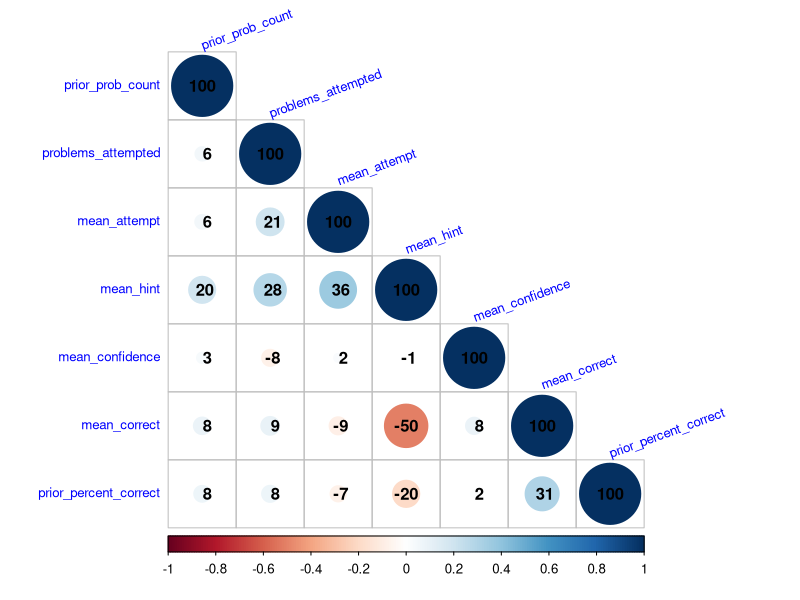
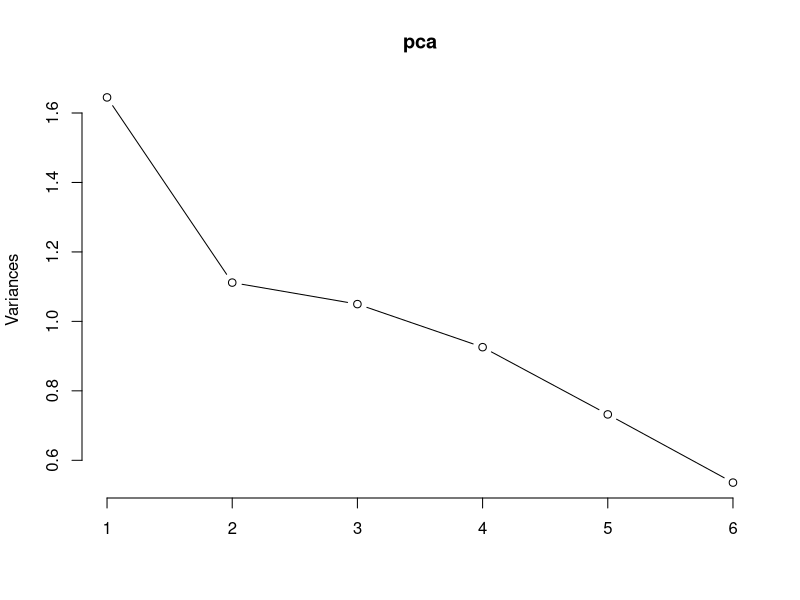
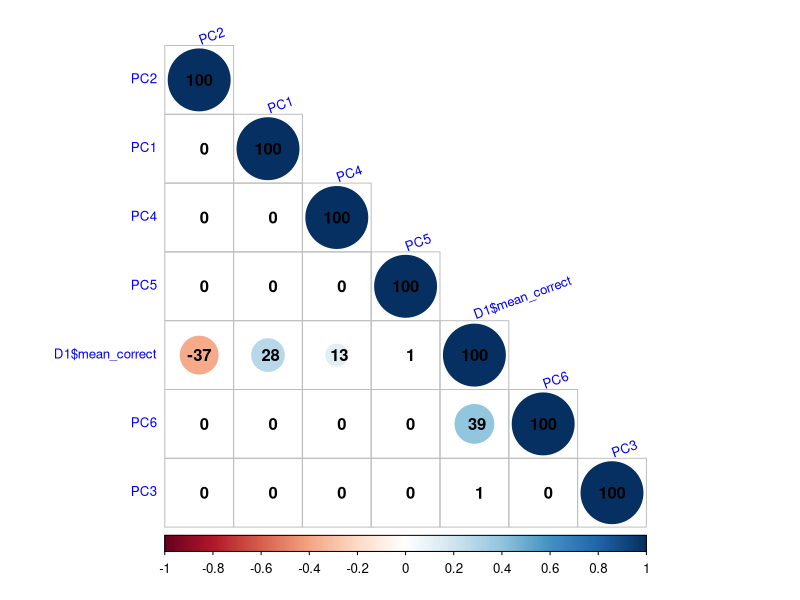
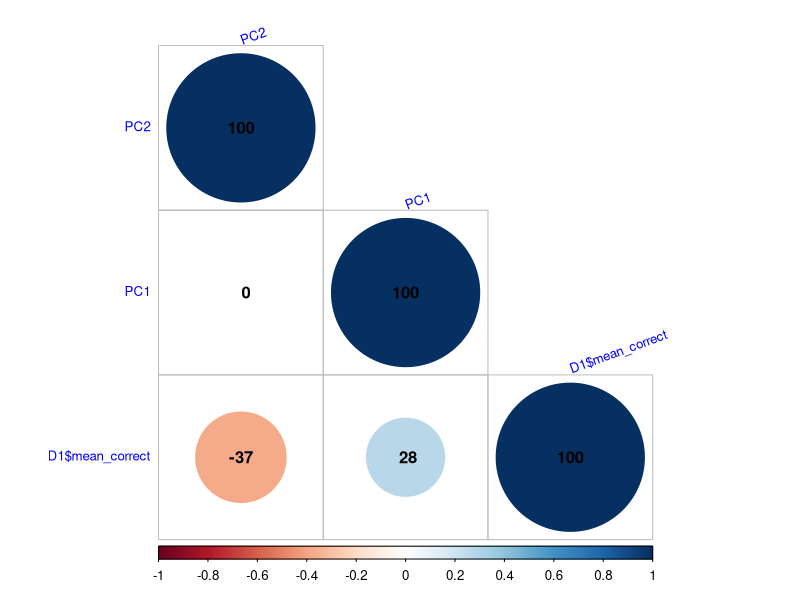
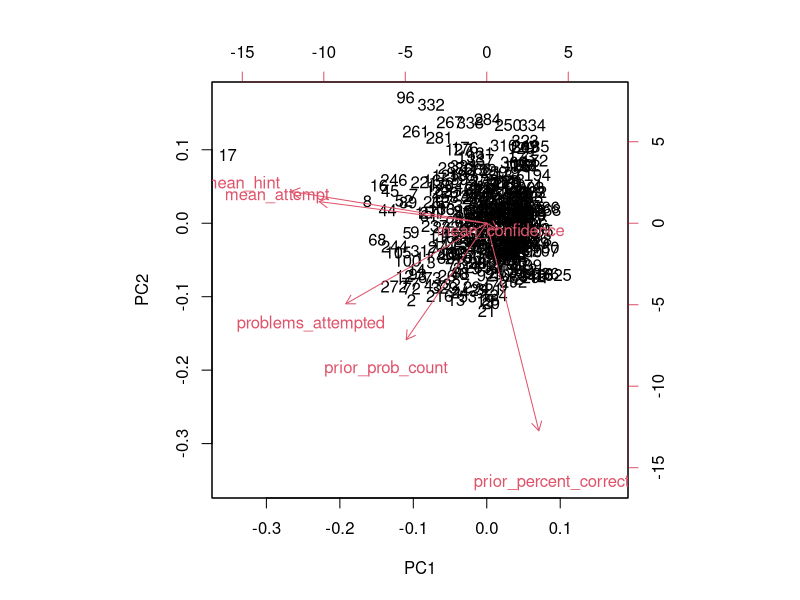
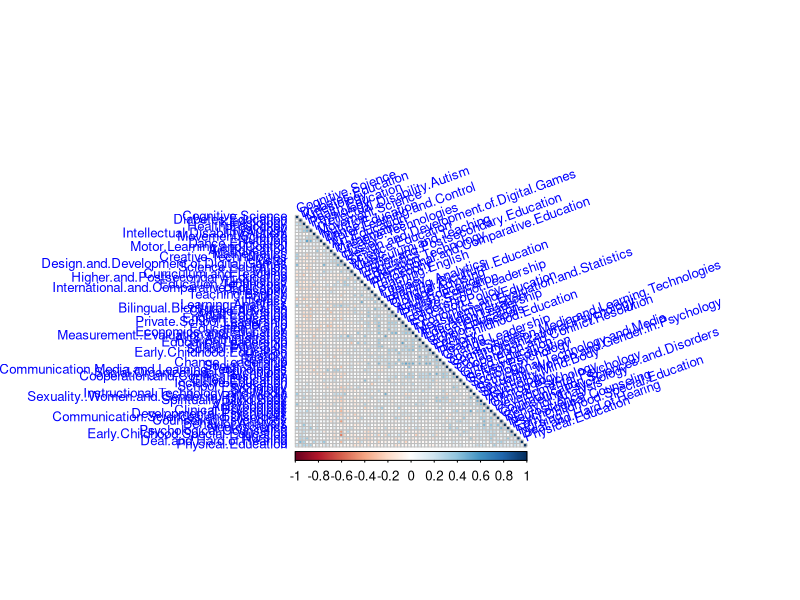
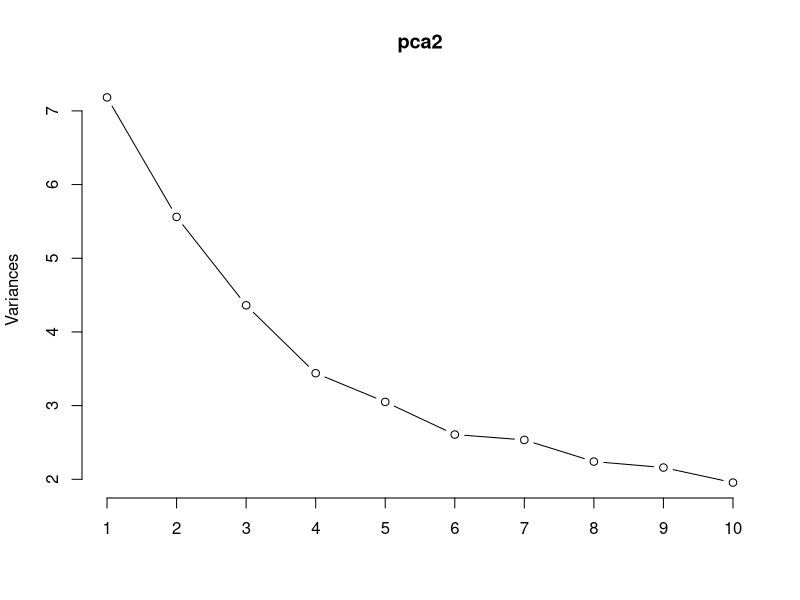

Recreate these plots in R, in order.
## ---- chunk 1
D1 <- read.csv("Assistments-confidence.csv",stringsAsFactors = FALSE,header = TRUE)

#We won't need the id variable, so remove that.
D1<-D1[,-1]

## ---- chunk 2
# install the corrplot package to plot some pretty correlation matrices (sometimes called correlograms)

library(corrplot)

#Generate pairwise correlations
COR <- cor(D1)  # give us the correlation matrix like in SPSS

corrplot(COR, order="AOE", method="circle", tl.pos="ld", type="lower",        
tl.col="blue", tl.cex=0.8, tl.srt=20, 
        addCoef.col="black", addCoefasPercent = TRUE,
        sig.level=0.50, insig = "blank")

#From the corrplot, we see that the mean_correct and mean_hint are negatively correlated, to a moderate extent. That is the more hints the students ask for, the more 
## ---- chunk 3
#new dataframe without mean_correct
D2 <- D1[,-4]

#The, scale and center your data for easier interpretation
D2 <- scale(D2, center = TRUE)
## ---- chunk 4
pca <- prcomp(D2, scale = TRUE) #It's a list.
## ---- chunk 5
pca$sdev

#To convert this into variance accounted for we can square it, these numbers are proportional to the eigenvalue

pca$sdev^2

#A summary of our pca will give us the proportion of variance accounted for by each component

summary(pca)

#We can look at this to get an idea of which components we should keep and which we should drop
#PC1:27.41% PC2:18.53%  cumulative:45.94%

plot(pca, type = "lines") #scree plot
## ---- chunk 6
#Now, create a data frame of the transformed data from your pca.

D3 <- data.frame(pca[["x"]])

#Attach the variable "mean_correct" from  original data frame to D3.

D4 <- cbind(D3, as.data.frame(D1$mean_correct))

D4_dropped<-dplyr::select(D4,PC1,PC2,"D1$mean_correct")

#Now re-run scatterplots and correlations between the transformed data and mean_correct. If we had dropped some components would we have lost important information about mean_correct?

# A: No, dropped some components won't affect the intergrity of information about mean_correct.

COR2 <- cor(D4)
COR2_dropped<-cor(D4_dropped)
corrplot(COR2, order="AOE", method="circle", tl.pos="ld", type="lower",        
tl.col="blue", tl.cex=0.8, tl.srt=20, 
        addCoef.col="black", addCoefasPercent = TRUE,
        sig.level=0.50, insig = "blank")

corrplot(COR2_dropped, order="AOE", method="circle", tl.pos="ld", type="lower",        
tl.col="blue", tl.cex=0.8, tl.srt=20, 
        addCoef.col="black", addCoefasPercent = TRUE,
        sig.level=0.50, insig = "blank")
## ---- chunk 7
pca$rotation

#Examine the eigenvectors, notice that they are a little difficult to interpret. It is much easier to make sense of them if we make them proportional within each component

loadings <- abs(pca$rotation) #abs() will make all eigenvectors positive

sweep(loadings, 2, colSums(loadings), "/") #sweep() computes each row as a proportion of the column. (There must be a way to do this with dplyr()?)

#Now examine your components and try to come up with substantive descriptions of what some might represent?

#In PC 1 mean_hint and mean_attempt account for larger eigenvector
#In PC 2 prior_percent_correct and prior_prob_count account for larger eigenvector

#You can generate a biplot to help you, though these can be a bit confusing. They plot the transformed data by the first two components. Therefore, the axes represent the direction of maximum variance. Then mapped onto this point cloud are the original directions of the variables, depicted as red arrows. It is supposed to provide a visualization of which variables "go together". Variables that possibly represent the same underlying construct point in the same direction.  

biplot(pca)

#Calculate values for each student that represent these your composite variables and then create a new correlogram showing their relationship to mean_correct.

#See above

## ---- chunk 8
df<-read.csv("TCprograms.csv",header=TRUE,stringsAsFactor=FALSE,sep="")
row.names(df)<-df$program
df$program<-NULL

# transform the dataframe into a correlation matrix
COR3<-cor(df)

corrplot(COR3, order="AOE", method="circle", tl.pos="ld", type="lower",        
tl.col="blue", tl.cex=0.8, tl.srt=20, addCoefasPercent = TRUE,
        sig.level=0.50, insig = "blank")


#run the PCA on the new data frame
pca2 <- prcomp(df, scale = TRUE)

summary(pca2)

#plotting scree plot
plot(pca2, type = "lines") #PC1~4 could be kept


## ---- chunk 9
#create a data frame of the transformed data from  pca2.
D6 <- data.frame(pca2[["x"]])

pca2$rotation
  

loadings2 <- abs(pca2$rotation) #abs() will make all eigenvectors positive

D8<-data.frame(sweep(loadings2, 2, colSums(loadings2), "/"))

View(D8)
#In PC1 Change Leadership; Economics and Education, Education Policy;School Principals are clustered since they are more adminstrative and policy related.

#In PC2 Kinesiology; Clinical Psychology; Physiology; Neroscience are clustered since they are more biologically relevant.

#In PC3 Learning Analytics; Cognitive Science;Mathematics; Design and Development of Digital Games are clustered since they are more mathematically or analytically relevant.

#In PC4 Linguistics; English Education;Teaching English; Literacy are clustered since they are more TESOL related.
